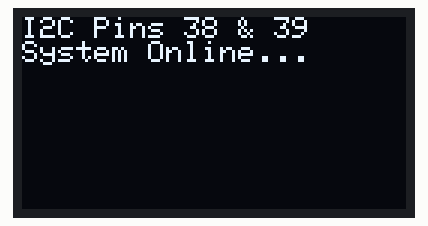
Bench run of a sketch on a simulated ESP32. Shown: 128×64 one-colour display. The display library's start-up logo is not drawn.

Above: at 2.1 s.

The sketch:

oled_i2c.ino
```cpp
#include <SPI.h>
#include <Wire.h>
#include <Adafruit_GFX.h>
#include <Adafruit_SSD1306.h>

#define SCREEN_WIDTH 128
#define SCREEN_HEIGHT 64

// Declaration for an SSD1306 display connected to I2C (SDA, SCL pins)
#define OLED_RESET     -1
#define SCREEN_ADDRESS 0x3C // Changed to 0x3C (most common), use 0x3D if yours is different
Adafruit_SSD1306 display(SCREEN_WIDTH, SCREEN_HEIGHT, &Wire, OLED_RESET);

void setup() {
  Serial.begin(115200);

  // 1. CRITICAL: Initialize I2C with your specific pins FIRST
  Wire.begin(38, 39);

  // 2. Initialize the display
  // SSD1306_SWITCHCAPVCC = generate display voltage from 3.3V internally
  if(!display.begin(SSD1306_SWITCHCAPVCC, SCREEN_ADDRESS)) {
    Serial.println(F("SSD1306 allocation failed. Check wiring or Address!"));
    for(;;);
  }

  // Clear the buffer and show splash
  display.display();
  delay(2000);
  display.clearDisplay();

  // Write something to test
  display.setTextSize(1);
  display.setTextColor(SSD1306_WHITE);
  display.setCursor(0,0);
  display.println(F("I2C Pins 38 & 39"));
  display.println(F("System Online..."));
  display.display();
}

void loop() {
  // Your code here
}
```
